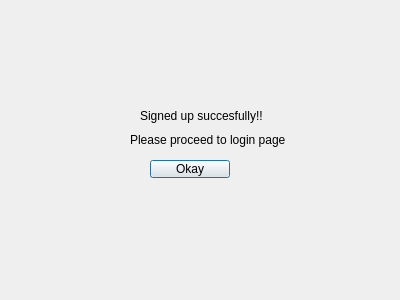
<?xml version="1.0" encoding="UTF-8"?>
<ui version="4.0">
 <class>Signupsuccessful</class>
 <widget class="QDialog" name="Signupsuccessful">
  <property name="geometry">
   <rect>
    <x>0</x>
    <y>0</y>
    <width>400</width>
    <height>300</height>
   </rect>
  </property>
  <property name="windowTitle">
   <string>Alert!!</string>
  </property>
  <widget class="QLabel" name="label">
   <property name="geometry">
    <rect>
     <x>140</x>
     <y>100</y>
     <width>151</width>
     <height>31</height>
    </rect>
   </property>
   <property name="text">
    <string>Signed up succesfully!!</string>
   </property>
  </widget>
  <widget class="QLabel" name="label_2">
   <property name="geometry">
    <rect>
     <x>130</x>
     <y>130</y>
     <width>191</width>
     <height>20</height>
    </rect>
   </property>
   <property name="text">
    <string>Please proceed to login page</string>
   </property>
  </widget>
  <widget class="QPushButton" name="pushButtonOkay">
   <property name="geometry">
    <rect>
     <x>150</x>
     <y>160</y>
     <width>80</width>
     <height>18</height>
    </rect>
   </property>
   <property name="text">
    <string>Okay</string>
   </property>
  </widget>
 </widget>
 <resources/>
 <connections/>
</ui>
